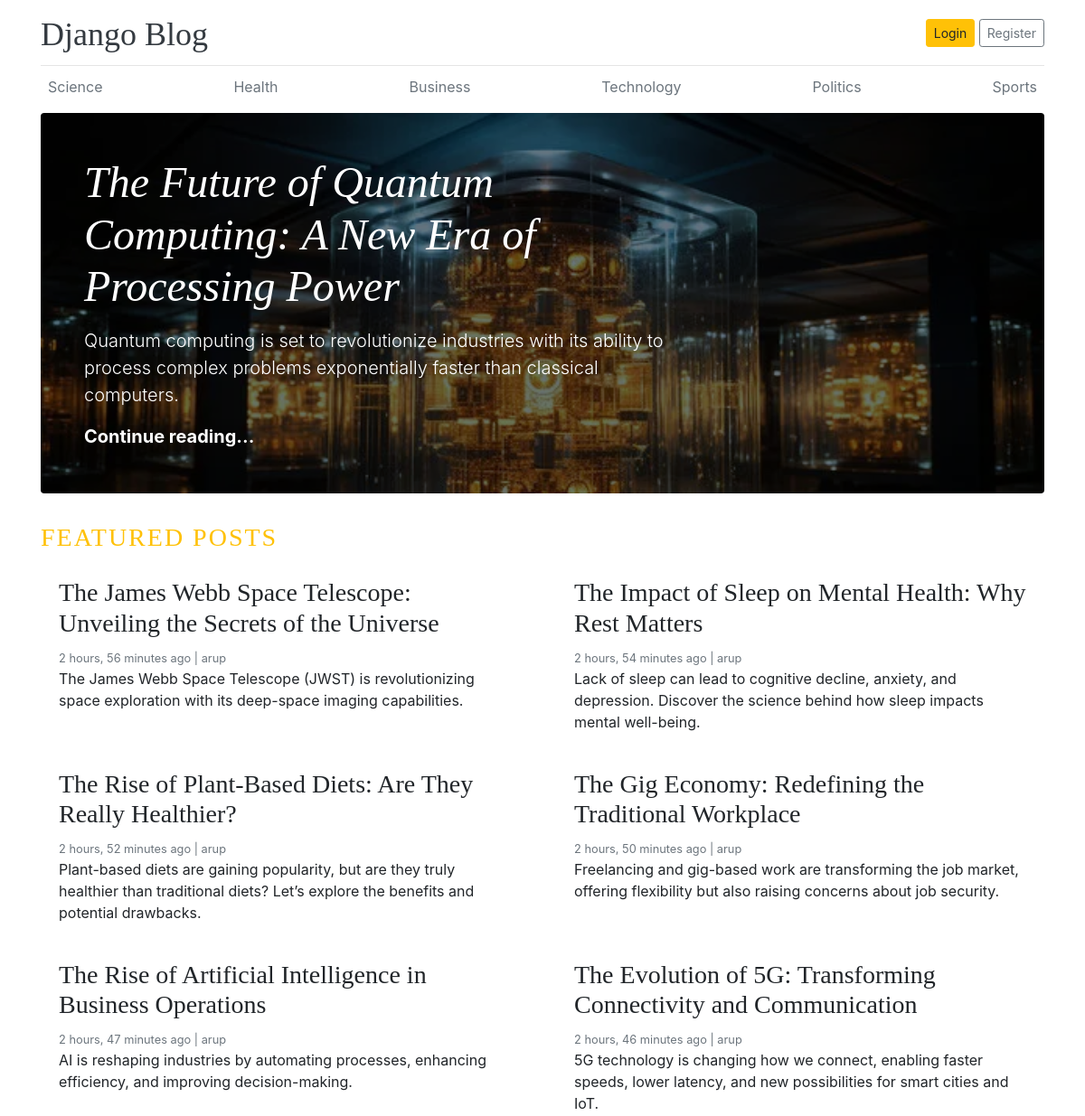
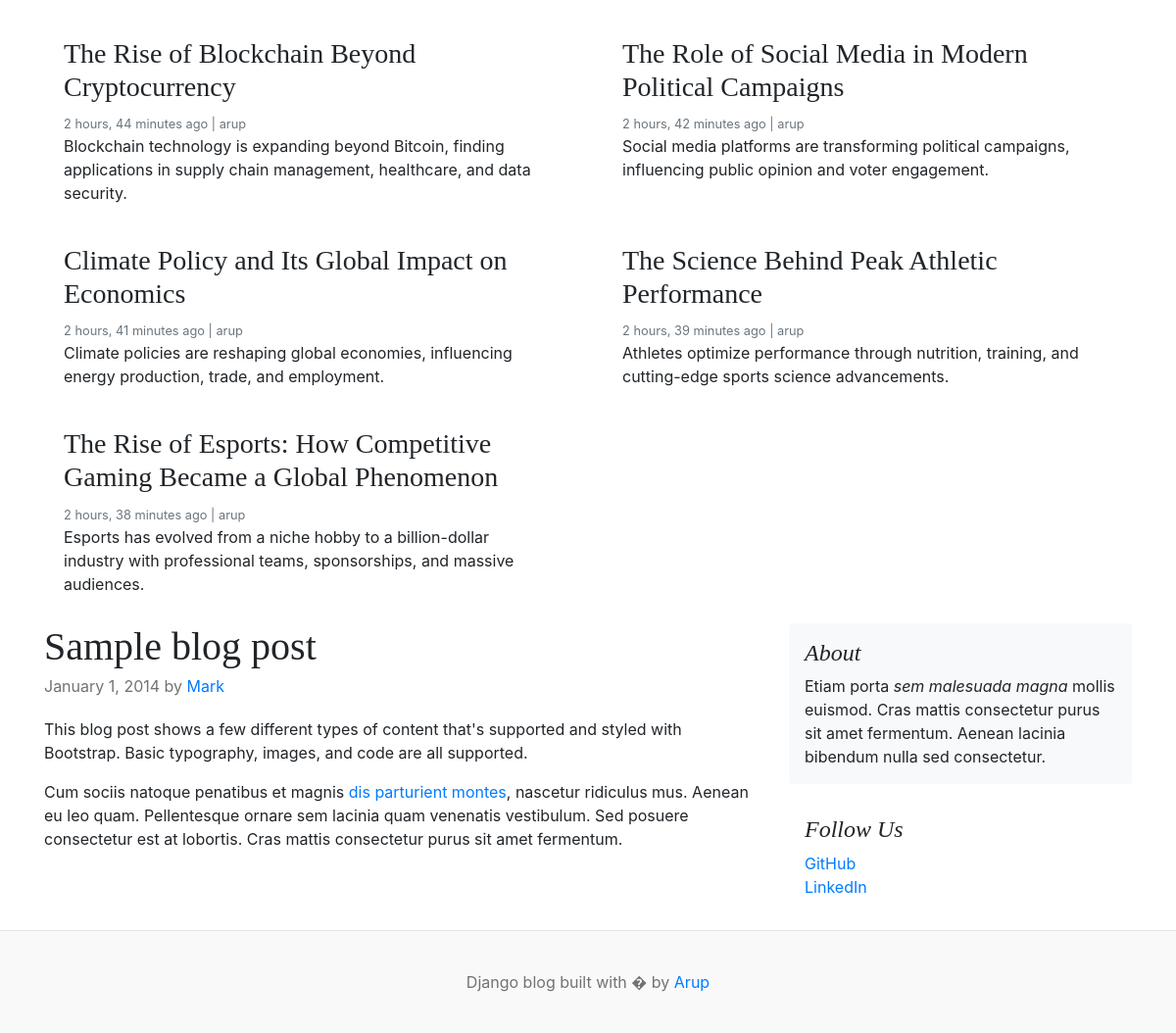
Before: / with the older database file (2 pictures, top to bottom).
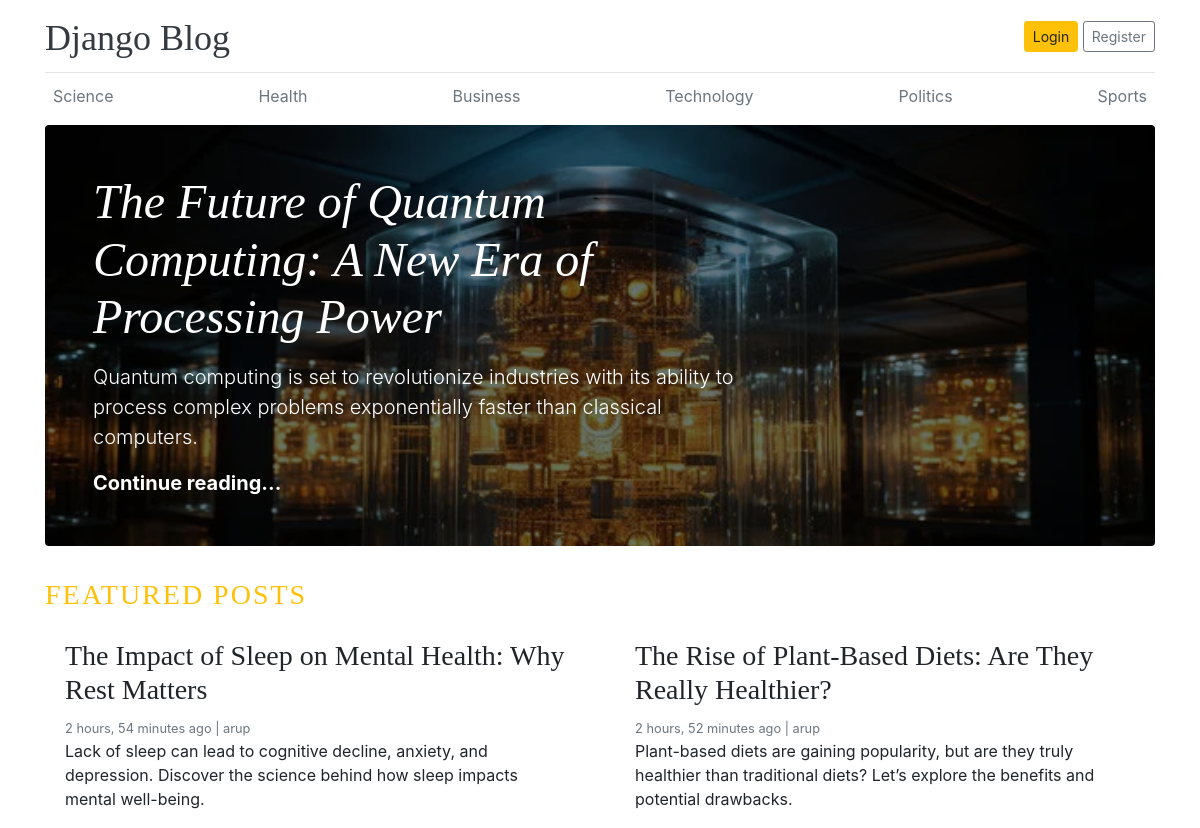
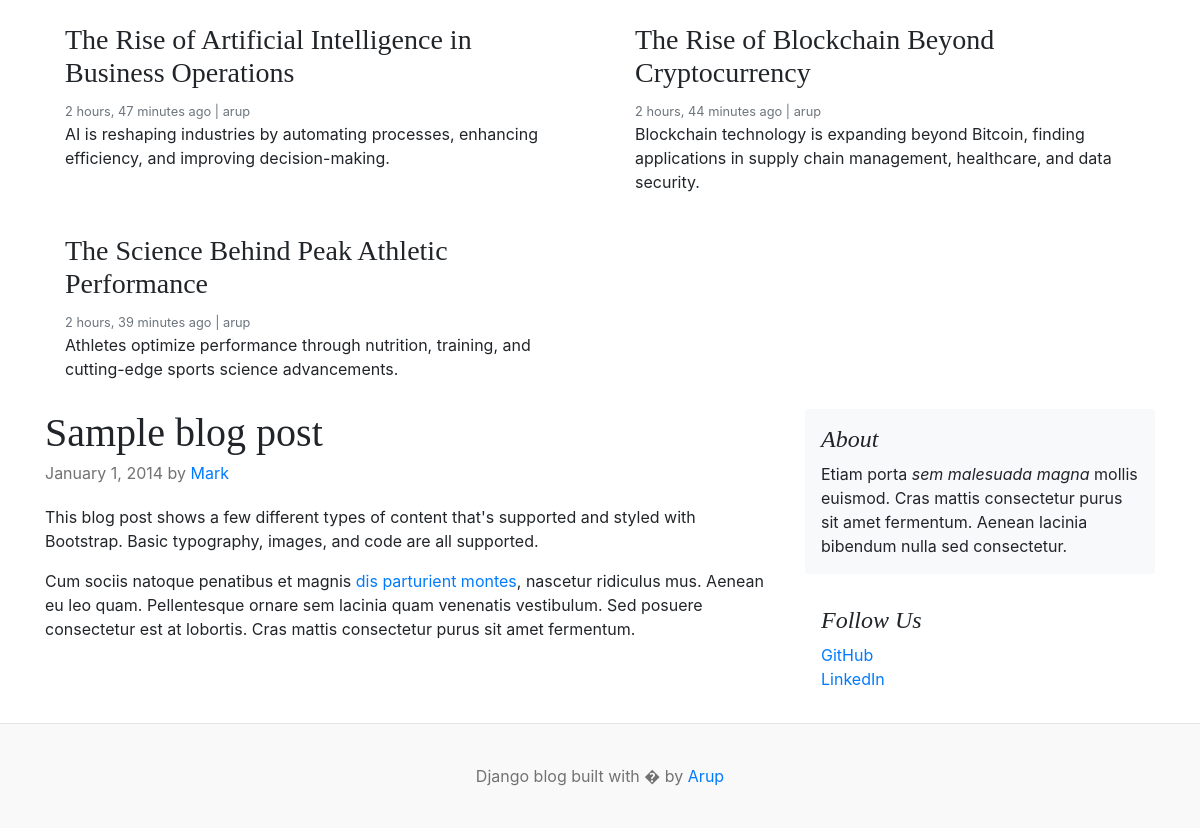
After: the same page with the newer database file (2 pictures, top to bottom).
### blogs/models.py (models this page shows, shortened)
class Category(models.Model):
    category_name=models.CharField(max_length=255, unique=True)
    created_at=models.DateTimeField(auto_now_add=True)
    updated_at=models.DateTimeField(auto_now_add=True)
    class Meta:
        verbose_name_plural='Categories'

class Blogs(models.Model):
    title=models.CharField(max_length=100, unique=True)
    slug=models.SlugField(unique=True, blank=True)
    category=models.ForeignKey(Category, on_delete=models.CASCADE)
    author=models.ForeignKey(User, on_delete=models.CASCADE)
    blog_image=models.ImageField(upload_to='uploads/%y/%m/%d')
    short_description=models.TextField(max_length=1000)
    blog_body=models.TextField(max_length=3000)
    status=models.CharField(max_length=100, choices=STATUS_CHOICE, default='draft')
    is_featured=models.BooleanField(default=False)
    created_at=models.DateTimeField(auto_now_add=True)
    updated_at=models.DateTimeField(auto_now_add=True)
    class Meta:
        verbose_name_plural='Blogs'

### blog_app/views.py (the view)
# urls.py: path('', home_view, name='home'),
def home_view(request):
    categories=Category.objects.all()
    featured_blogs=Blogs.objects.filter(is_featured=True)
    context={
        'categories':categories,
        'featured_blogs':featured_blogs
    }
    return render(request, 'home.html', context)

### blog_app/templates/home.html (shortened to what this page needs)
{% extends 'master.html' %}
{% block content %}
<div class="container">
    <header class="blog-header py-3">
      <div class="row flex-nowrap justify-content-between align-items-center">
        <div class="col-8 pt-1">
          <a class="blog-header-logo text-dark" href="/">Django Blog</a>
        </div>
        <div class="col-4 d-flex justify-content-end align-items-center">
          <a class="btn btn-sm btn-warning" href="#">Login</a> &nbsp;
          <a class="btn btn-sm btn-outline-secondary" href="#">Register</a>
        </div>
      </div>
    </header>
    <div class="nav-scroller py-1 mb-2">
      <nav class="nav d-flex justify-content-between">
        {% for cat in categories %}
          <a class="p-2 text-muted" href="#">{{cat.category_name}}</a>
        {% endfor %}
      </nav>
    </div>
{% for blog in featured_blogs %}
  {% if forloop.first %}
    <div class="jumbotron p-3 p-md-5 text-white rounded bg-dark" style="background-image: url('{{ blog.blog_image.url }}'); background-blend-mode: overlay; background-size: cover;">
      <div class="col-md-8 px-0">
        <h1 class="display-4 font-italic">{{blog.title}}</h1>
        <p class="lead my-3">{{blog.short_description}}</p>
        <p class="lead mb-0"><a href="#" class="text-white font-weight-bold">Continue reading...</a></p>
      </div>
    </div>
  {% endif %}
{% endfor %}
<h3 class="text-uppercase text-warning" style="letter-spacing: 2px;"> Featured Posts </h3>
<div class="row mb-2">
  {% for blog in featured_blogs %}
    {% if not forloop.first %}
      <div class="col-md-6">
        <div class="card border-0" >
          <div class="card-body">
            <h3>{{blog.title}}</h3>
            <small class="mb-1 text-muted">{{blog.updated_at | timesince}} ago | {{blog.author}}</small>
            <p class="card-text">{{blog.short_description}}</p>
          </div>
        </div>
      </div>
    {% endif %}
  {% endfor %}
</div>
<main role="main" class="container p-0">
  <div class="row">
    <div class="col-md-8 blog-main">
      <div class="blog-post">
        <h2 class="blog-post-title">Sample blog post</h2>
        <p class="blog-post-meta">January 1, 2014 by <a href="#">Mark</a></p>
        <p>This blog post shows a few different types of content that's supported and styled with Bootstrap. Basic typography, images, and code are all supported.</p>
        <p>Cum sociis natoque penatibus et magnis <a href="#">dis parturient montes</a>, nascetur ridiculus mus. Aenean eu leo quam. Pellentesque ornare sem lacinia quam venenatis vestibulum. Sed posuere consectetur est at lobortis. Cras mattis consectetur purus sit amet fermentum.</p>
      </div>
    </div>
    <aside class="col-md-4 blog-sidebar">
      <div class="p-3 mb-3 bg-light rounded">
        <h4 class="font-italic">About</h4>
        <p class="mb-0">Etiam porta <em>sem malesuada magna</em> mollis euismod. Cras mattis consectetur purus sit amet fermentum. Aenean lacinia bibendum nulla sed consectetur.</p>
      </div>
      <div class="p-3">
        <h4 class="font-italic">Follow Us</h4>
        <ol class="list-unstyled">
          <li><a href="#">GitHub</a></li>
          <li><a href="#">LinkedIn</a></li>
        </ol>
      </div>
    </aside>
  </div>
</main>
</div>
<footer class="blog-footer">
<p>Django blog built with � by <a href="#">Arup</a></p>
</footer>
{% endblock %}

Changed rows visible on the page:
no longer on this page (row edited): Blogs: title "The James Webb Space Telescope: Unveiling the Secrets of the Universe", updated_at "2 hours, 56 minutes", author "arup", short_description "The James Webb Space Telescope (JWST) is revolutionizing space exploration with its deep-space imaging capabilities.", shown under "FEATURED POSTS"
no longer on this page (row edited): Blogs: title "The Gig Economy: Redefining the Traditional Workplace", updated_at "2 hours, 50 minutes", author "arup", short_description "Freelancing and gig-based work are transforming the job market, offering flexibility but also raising concerns about job security.", shown under "FEATURED POSTS"
no longer on this page (row edited): Blogs: title "The Evolution of 5G: Transforming Connectivity and Communication", updated_at "2 hours, 46 minutes", author "arup", short_description "5G technology is changing how we connect, enabling faster speeds, lower latency, and new possibilities for smart cities and IoT.", shown under "FEATURED POSTS"
no longer on this page (row edited): Blogs: title "The Role of Social Media in Modern Political Campaigns", updated_at "2 hours, 42 minutes", author "arup", short_description "Social media platforms are transforming political campaigns, influencing public opinion and voter engagement.", shown under "FEATURED POSTS"
no longer on this page (row edited): Blogs: title "Climate Policy and Its Global Impact on Economics", updated_at "2 hours, 41 minutes", author "arup", short_description "Climate policies are reshaping global economies, influencing energy production, trade, and employment.", shown under "FEATURED POSTS"
no longer on this page (row edited): Blogs: title "The Rise of Esports: How Competitive Gaming Became a Global Phenomenon", updated_at "2 hours, 38 minutes", author "arup", short_description "Esports has evolved from a niche hobby to a billion-dollar industry with professional teams, sponsorships, and massive audiences.", shown under "FEATURED POSTS"
